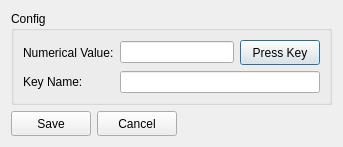
<?xml version="1.0" encoding="UTF-8"?>
<ui version="4.0">
 <class>dlg_key</class>
 <widget class="QDialog" name="dlg_key">
  <property name="geometry">
   <rect>
    <x>0</x>
    <y>0</y>
    <width>343</width>
    <height>144</height>
   </rect>
  </property>
  <property name="windowTitle">
   <string>Update Key</string>
  </property>
  <property name="windowIcon">
   <iconset resource="../resource.qrc">
    <normaloff>:/images/keyboard--arrow.png</normaloff>:/images/keyboard--arrow.png</iconset>
  </property>
  <layout class="QGridLayout" name="gridLayout_2">
   <item row="0" column="0" colspan="3">
    <widget class="QGroupBox" name="groupBox_2">
     <property name="title">
      <string>Config</string>
     </property>
     <layout class="QGridLayout" name="gridLayout">
      <item row="0" column="0">
       <widget class="QLabel" name="label_5">
        <property name="text">
         <string>Numerical Value:</string>
        </property>
       </widget>
      </item>
      <item row="0" column="1">
       <widget class="QLineEdit" name="txtNumericalValue"/>
      </item>
      <item row="0" column="2">
       <widget class="QPushButton" name="cmdPress">
        <property name="minimumSize">
         <size>
          <width>0</width>
          <height>25</height>
         </size>
        </property>
        <property name="text">
         <string>Press Key</string>
        </property>
       </widget>
      </item>
      <item row="1" column="0">
       <widget class="QLabel" name="label_6">
        <property name="text">
         <string>Key Name:</string>
        </property>
       </widget>
      </item>
      <item row="1" column="1" colspan="2">
       <widget class="QLineEdit" name="txtKeyName"/>
      </item>
     </layout>
    </widget>
   </item>
   <item row="1" column="0">
    <widget class="QPushButton" name="cmdSave">
     <property name="minimumSize">
      <size>
       <width>0</width>
       <height>25</height>
      </size>
     </property>
     <property name="text">
      <string>Save</string>
     </property>
     <property name="icon">
      <iconset resource="../resource.qrc">
       <normaloff>:/images/disk-black.png</normaloff>:/images/disk-black.png</iconset>
     </property>
    </widget>
   </item>
   <item row="1" column="1">
    <widget class="QPushButton" name="cmdCancel">
     <property name="minimumSize">
      <size>
       <width>0</width>
       <height>25</height>
      </size>
     </property>
     <property name="text">
      <string>Cancel</string>
     </property>
     <property name="icon">
      <iconset resource="../resource.qrc">
       <normaloff>:/images/cross-small.png</normaloff>:/images/cross-small.png</iconset>
     </property>
    </widget>
   </item>
   <item row="1" column="2">
    <spacer name="horizontalSpacer">
     <property name="orientation">
      <enum>Qt::Horizontal</enum>
     </property>
     <property name="sizeHint" stdset="0">
      <size>
       <width>150</width>
       <height>20</height>
      </size>
     </property>
    </spacer>
   </item>
  </layout>
 </widget>
 <resources>
  <include location="../resource.qrc"/>
 </resources>
 <connections/>
</ui>
